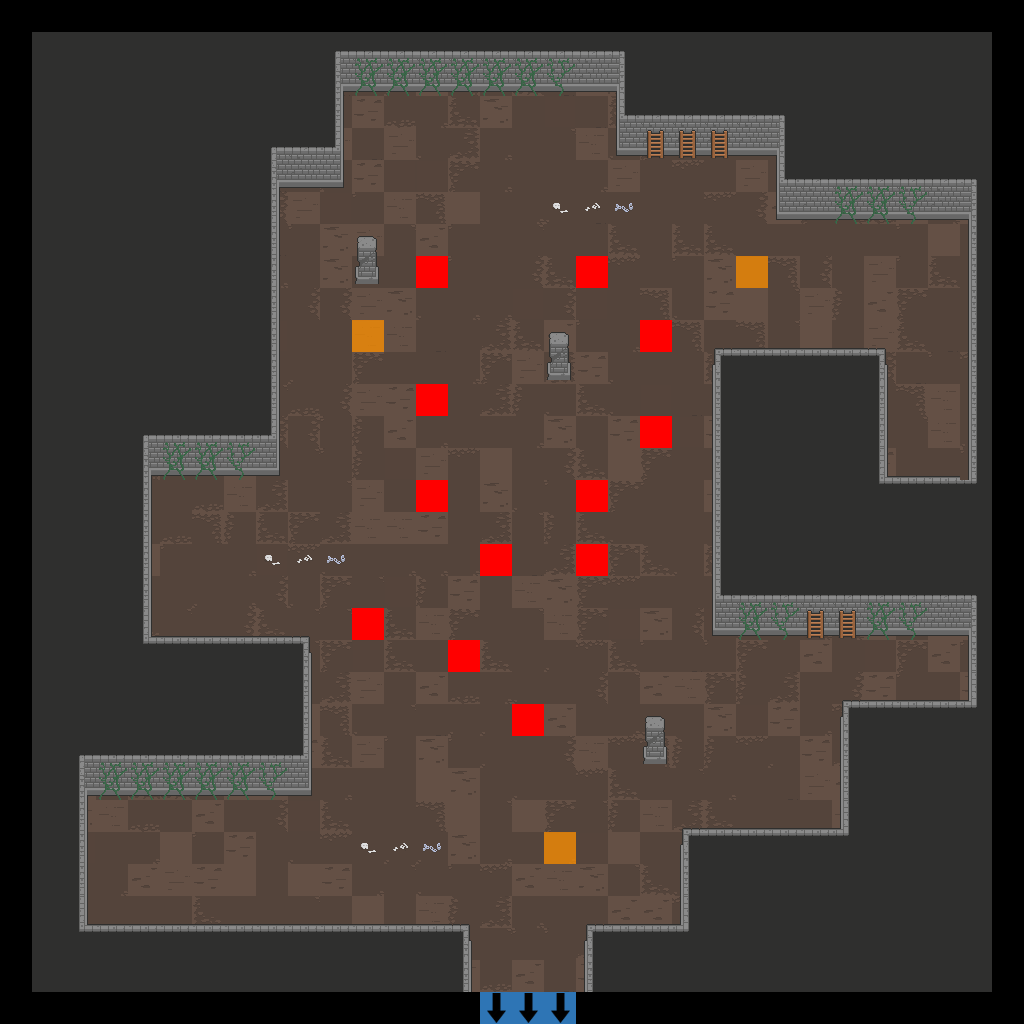

This is a level from a 2D game, rendered from its Tiled map with the project's own tilesets. A one-line summary and the map file follow, with tile-layer data summarised:
An orthogonal 32x32 tile map with 32x32 px tiles, 7 tile layers (Floor, Walls, Doors, Pillars, ...), 2 tilesets.

<map version="1.2" tiledversion="2019.04.18" orientation="orthogonal" renderorder="right-down" width="32" height="32" tilewidth="32" tileheight="32" infinite="0" nextlayerid="22" nextobjectid="1">
 <tileset firstgid="1" source="Dungeon_Tileset_2.tsx" />
 <tileset firstgid="321" source="flags.tsx" />
 <layer id="15" name="Floor" width="32" height="32">
  <data>[1024 cells, 900 non-empty, 30 distinct tile ids]</data>
 </layer>
 <layer id="16" name="Walls" width="32" height="32">
  <data>[1024 cells, 497 non-empty, 28 distinct tile ids]</data>
 </layer>
 <layer id="17" name="Doors" width="32" height="32">
  <data>[1024 cells, 0 non-empty, 0 distinct tile ids]</data>
 </layer>
 <layer id="18" name="Pillars" width="32" height="32">
  <data>[1024 cells, 6 non-empty, 2 distinct tile ids]</data>
 </layer>
 <layer id="19" name="Candles" width="32" height="32">
  <data>[1024 cells, 0 non-empty, 0 distinct tile ids]</data>
 </layer>
 <layer id="20" name="Debris" width="32" height="32">
  <data>[1024 cells, 60 non-empty, 8 distinct tile ids]</data>
 </layer>
 <layer id="21" name="Flags" width="32" height="32">
  <data>[1024 cells, 18 non-empty, 3 distinct tile ids]</data>
 </layer>
</map>
